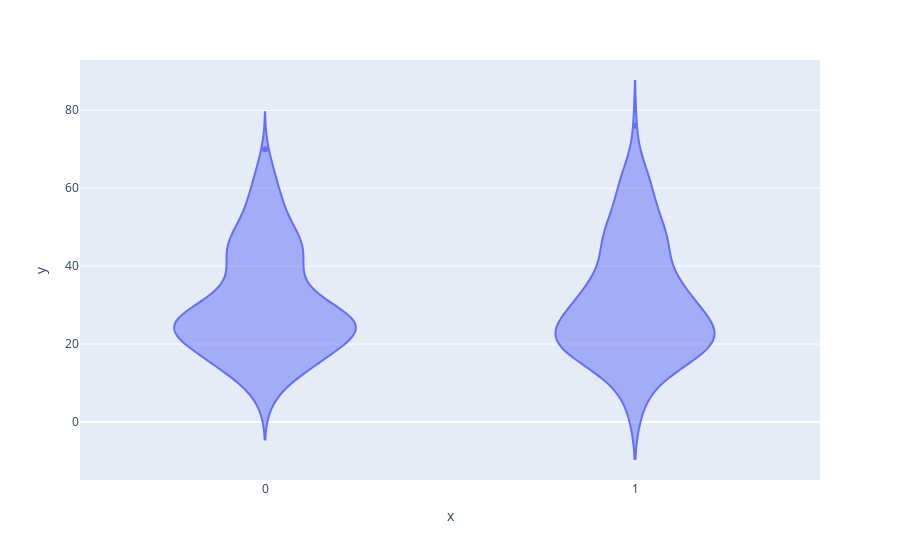

The notebook cell saved with this chart:
### Code cell
data = pd.read_csv('Datos/tested.csv')
Ganacia = data.iloc[:, 5].to_numpy()
tipo = data.iloc[:, 1].to_numpy()
fig = px.violin(data, y=Ganacia, x=tipo)
fig.show()

### Figure 1 — Plotly figure (JSON) as saved in the notebook; plotly's stock layout.template omitted (floating-point values rounded to 4 significant figures; data arrays with more than 128 entries replaced by an {"elided": "..."} marker saying what was removed)
{"data": [{"alignmentgroup": "True", "box": {"visible": false}, "hovertemplate": "x=%{x}<br>y=%{y}<extra></extra>", "legendgroup": "", "marker": {"color": "#636efa"}, "name": "", "offsetgroup": "", "orientation": "v", "scalegroup": "True", "showlegend": false, "type": "violin", "x": {"elided": "418 int values"}, "x0": " ", "xaxis": "x", "y": {"elided": "418 int values"}, "y0": " ", "yaxis": "y"}], "layout": {"legend": {"tracegroupgap": 0}, "margin": {"t": 60}, "violinmode": "group", "xaxis": {"anchor": "y", "domain": [0, 1], "title": {"text": "x"}}, "yaxis": {"anchor": "x", "domain": [0, 1], "title": {"text": "y"}}}}
